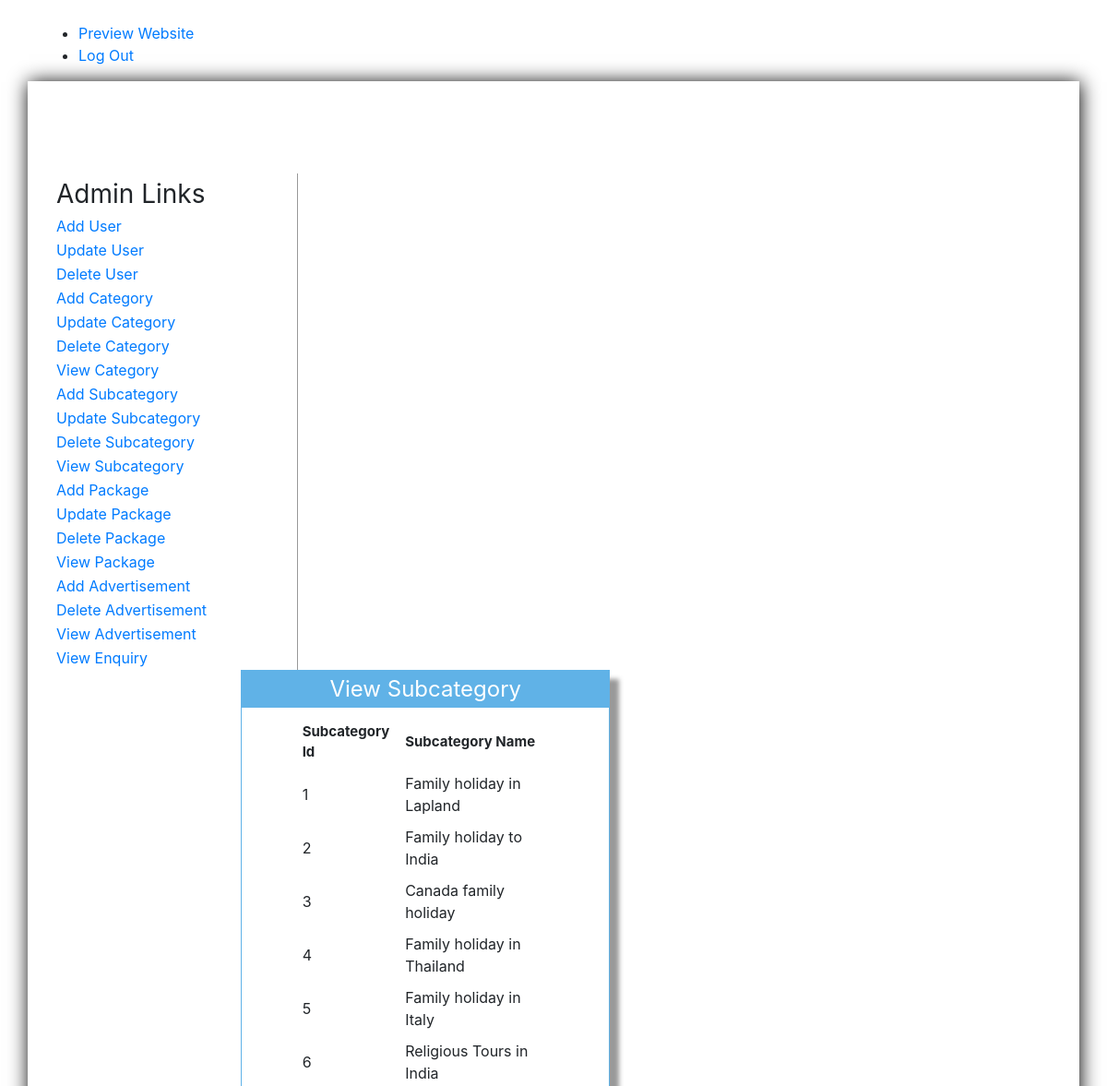
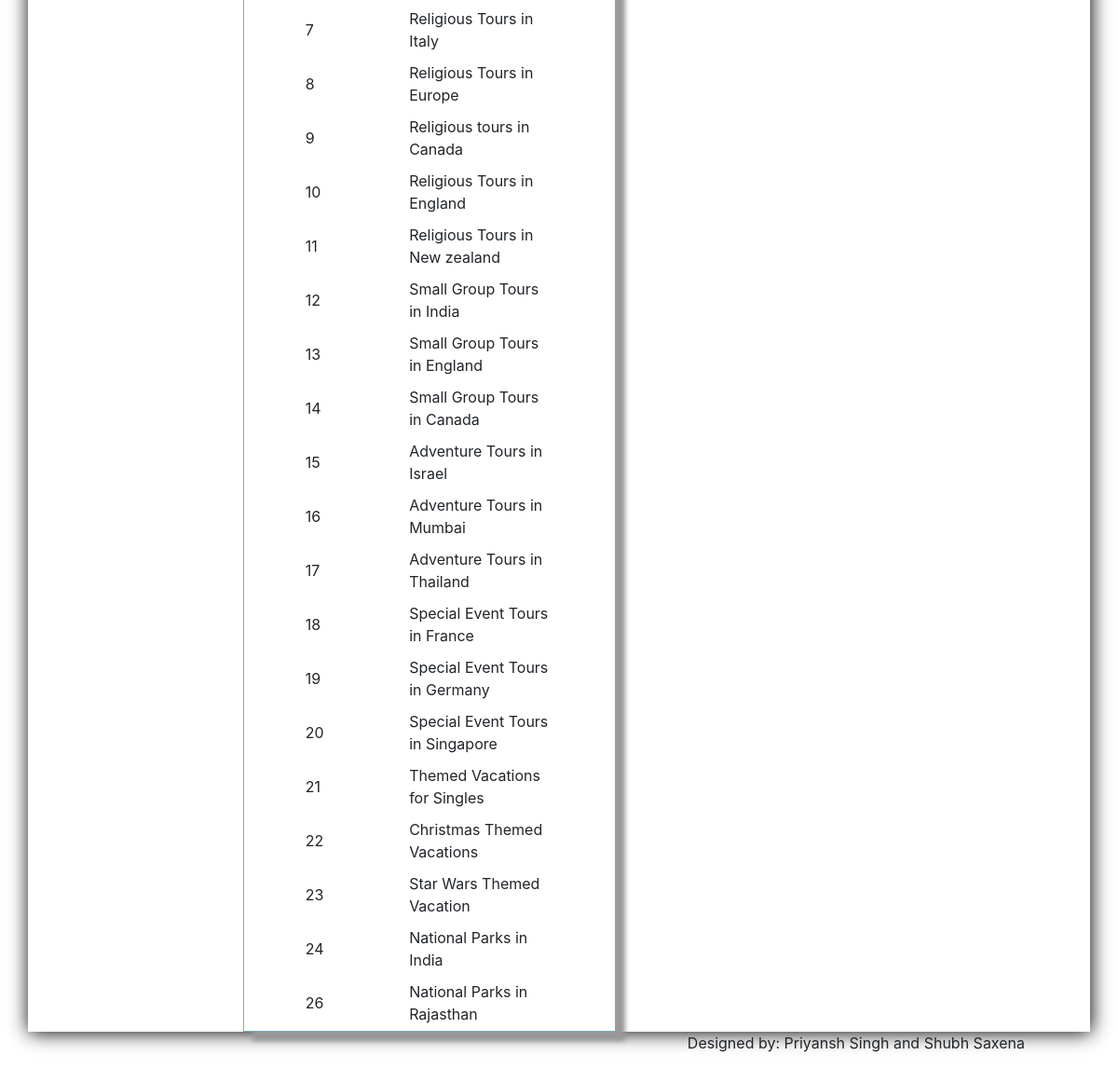
The page /Admin/viewsubcategory.php (signed in) on the database its author committed (2 pictures, top to bottom).
### tables this page shows
CREATE TABLE `subcategory` (
  `Subcatid` int(200) NOT NULL,
  `Subcatname` varchar(1000) NOT NULL,
  `Catid` int(200) NOT NULL,
  `Pic` varchar(8000) NOT NULL,
  `Detail` varchar(8000) NOT NULL
);

### Admin/viewsubcategory.php (the view, shortened to what this page needs)
<!DOCTYPE html>
<html>
<head>
<link href="style.css" rel="stylesheet" type="text/css" />
<link href="../css/bootstrap.css" rel='stylesheet' type='text/css'/>
<link href="../css/style.css" rel="stylesheet" type="text/css" media="all"/>
<link href="../css/animate.css" rel="stylesheet" type="text/css" media="all">
</head>
<body>
<?php include('function.php'); ?>
<?php include('top.php'); ?>
<div style="padding-top:100px; box-shadow:1px 1px 20px black; min-height:570px" class="container">
<div class="col-sm-3" style="border-right:1px solid #999; min-height:450px;">
<?php include('left.php'); ?>
</div>
<div class="col-sm-9">
<form method="post">
<table border="0" width="400px" height="300px" align="center" class="tableshadow">
<tr><td class="toptd">View Subcategory</td></tr>
<tr><td align="center" valign="top" style="padding-top:10px;">
<table border="0" align="center" width="70%" >
<tr><td style="font-size:15px; padding:5px; font-weight:bold;">Subcategory Id</td>
<td style="font-size:15px; padding:5px; font-weight:bold;">Subcategory Name</td></tr>
<?php
$s="select * from subcategory";
$result=mysqli_query($cn,$s);
while($data=mysqli_fetch_array($result))
{
		echo "<tr><td style=' padding:5px;'>$data[0]</td><td style=' padding:5px;'>$data[1]</td></tr>";
}
?>
</table>
</td></tr></table>
</form>
</div>
</div>
<?php include('bottom.php'); ?>
</body>
</html>

### Admin/style.css (style rules this page uses)
.tableshadow { box-shadow:10px 10px 5px #999; padding-top:40px; border:solid 1px #60b2e7 }
.toptd { color:white; font-size:24px; text-align:center; height:40px; background-color:#60b2e7 }

### rows shown on the page
subcategory: Subcatid "1", Subcatname "Family holiday in Lapland"
subcategory: Subcatid "2", Subcatname "Family holiday to India"
subcategory: Subcatid "3", Subcatname "Canada family holiday"
subcategory: Subcatid "4", Subcatname "Family holiday in Thailand"
subcategory: Subcatid "5", Subcatname "Family holiday in Italy"
subcategory: Subcatid "6", Subcatname "Religious Tours in India"
subcategory: Subcatid "7", Subcatname "Religious Tours in Italy"
subcategory: Subcatid "8", Subcatname "Religious Tours in Europe"
subcategory: Subcatid "9", Subcatname "Religious tours in Canada"
subcategory: Subcatid "10", Subcatname "Religious Tours in England"
subcategory: Subcatid "11", Subcatname "Religious Tours in New zealand"
subcategory: Subcatid "12", Subcatname "Small Group Tours in India"
subcategory: Subcatid "13", Subcatname "Small Group Tours in England"
subcategory: Subcatid "14", Subcatname "Small Group Tours in Canada"
subcategory: Subcatid "15", Subcatname "Adventure Tours in Israel"
subcategory: Subcatid "16", Subcatname "Adventure Tours in Mumbai"
subcategory: Subcatid "17", Subcatname "Adventure Tours in Thailand"
subcategory: Subcatid "18", Subcatname "Special Event Tours in France"
subcategory: Subcatid "19", Subcatname "Special Event Tours in Germany"
subcategory: Subcatid "20", Subcatname "Special Event Tours in Singapore"
subcategory: Subcatid "21", Subcatname "Themed Vacations for Singles"
subcategory: Subcatid "22", Subcatname "Christmas Themed Vacations"
subcategory: Subcatid "23", Subcatname "Star Wars Themed Vacation"
subcategory: Subcatid "24", Subcatname "National Parks in India"
subcategory: Subcatid "26", Subcatname "National Parks in Rajasthan"
